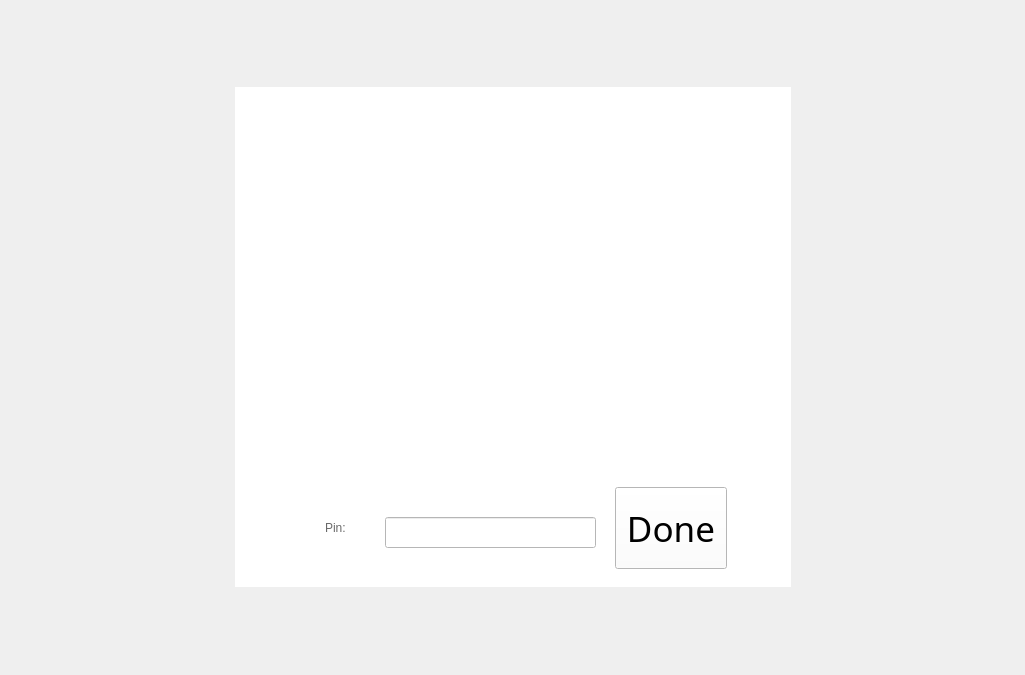
<?xml version="1.0" encoding="UTF-8"?>
<ui version="4.0">
 <class>Parameter_String_Form</class>
 <widget class="QWidget" name="Parameter_String_Form">
  <property name="geometry">
   <rect>
    <x>0</x>
    <y>0</y>
    <width>1025</width>
    <height>675</height>
   </rect>
  </property>
  <property name="minimumSize">
   <size>
    <width>1025</width>
    <height>675</height>
   </size>
  </property>
  <property name="windowTitle">
   <string>Form</string>
  </property>
  <property name="styleSheet">
   <string notr="true">QWidget#Parameter_String_Form
{
border-image: url(:/resource/images/common/Transparent_Black_70.png);
}</string>
  </property>
  <layout class="QGridLayout" name="gridLayout">
   <item row="2" column="0">
    <spacer name="horizontalSpacer">
     <property name="orientation">
      <enum>Qt::Horizontal</enum>
     </property>
     <property name="sizeHint" stdset="0">
      <size>
       <width>216</width>
       <height>20</height>
      </size>
     </property>
    </spacer>
   </item>
   <item row="2" column="2">
    <spacer name="horizontalSpacer_2">
     <property name="orientation">
      <enum>Qt::Horizontal</enum>
     </property>
     <property name="sizeHint" stdset="0">
      <size>
       <width>217</width>
       <height>20</height>
      </size>
     </property>
    </spacer>
   </item>
   <item row="3" column="1">
    <spacer name="verticalSpacer_2">
     <property name="orientation">
      <enum>Qt::Vertical</enum>
     </property>
     <property name="sizeHint" stdset="0">
      <size>
       <width>20</width>
       <height>262</height>
      </size>
     </property>
    </spacer>
   </item>
   <item row="0" column="1">
    <spacer name="verticalSpacer">
     <property name="orientation">
      <enum>Qt::Vertical</enum>
     </property>
     <property name="sizeHint" stdset="0">
      <size>
       <width>20</width>
       <height>262</height>
      </size>
     </property>
    </spacer>
   </item>
   <item row="2" column="1">
    <widget class="QWidget" name="widgetBg" native="true">
     <property name="minimumSize">
      <size>
       <width>556</width>
       <height>500</height>
      </size>
     </property>
     <property name="maximumSize">
      <size>
       <width>556</width>
       <height>500</height>
      </size>
     </property>
     <property name="styleSheet">
      <string notr="true">background-color: rgb(255, 255, 255);</string>
     </property>
     <widget class="PushButtonDone" name="pushButton">
      <property name="geometry">
       <rect>
        <x>380</x>
        <y>400</y>
        <width>112</width>
        <height>82</height>
       </rect>
      </property>
      <property name="font">
       <font>
        <family>Nexa Light</family>
        <pointsize>26</pointsize>
        <weight>50</weight>
        <italic>false</italic>
        <bold>false</bold>
       </font>
      </property>
      <property name="styleSheet">
       <string notr="true">QPushButton
{
	border-image: url(:/resource/images/upload_setting/Done.png);
	border-color: rgba(255, 255, 255, 0);
}
QPushButton:hover
{
	border-image: url(:/resource/images/upload_setting/Done_OVER.png);
	border-color: rgba(255, 255, 255, 0);
}
QPushButton:pressed
{
	border-image: url(:/resource/images/upload_setting/Done.png);
	border-color: rgba(255, 255, 255, 0);
}</string>
      </property>
      <property name="text">
       <string>Done</string>
      </property>
      <property name="autoDefault">
       <bool>true</bool>
      </property>
     </widget>
     <widget class="QLineEdit" name="lineEdit">
      <property name="geometry">
       <rect>
        <x>150</x>
        <y>430</y>
        <width>211</width>
        <height>31</height>
       </rect>
      </property>
      <property name="styleSheet">
       <string notr="true">font: 17pt &quot;Microsoft YaHei UI&quot;;</string>
      </property>
     </widget>
     <widget class="QLabel" name="label">
      <property name="geometry">
       <rect>
        <x>90</x>
        <y>430</y>
        <width>54</width>
        <height>21</height>
       </rect>
      </property>
      <property name="styleSheet">
       <string notr="true">color: rgb(105, 105, 105);
font: 13pt &quot;Microsoft JhengHei&quot;;</string>
      </property>
      <property name="text">
       <string>Pin:</string>
      </property>
     </widget>
     <widget class="QLabel" name="backgourndimage">
      <property name="geometry">
       <rect>
        <x>70</x>
        <y>10</y>
        <width>421</width>
        <height>381</height>
       </rect>
      </property>
      <property name="text">
       <string/>
      </property>
      <property name="pixmap">
       <pixmap>resource/images/parameter_input/DigitalPin/Arduino Starter.png</pixmap>
      </property>
     </widget>
     <zorder>pushButton</zorder>
     <zorder>lineEdit</zorder>
     <zorder>label</zorder>
     <zorder>verticalSpacer</zorder>
     <zorder>backgourndimage</zorder>
    </widget>
   </item>
  </layout>
 </widget>
 <customwidgets>
  <customwidget>
   <class>PushButtonDone</class>
   <extends>QPushButton</extends>
   <header>PushButtonDone.h</header>
  </customwidget>
 </customwidgets>
 <tabstops>
  <tabstop>lineEdit</tabstop>
  <tabstop>pushButton</tabstop>
 </tabstops>
 <resources/>
 <connections/>
</ui>
